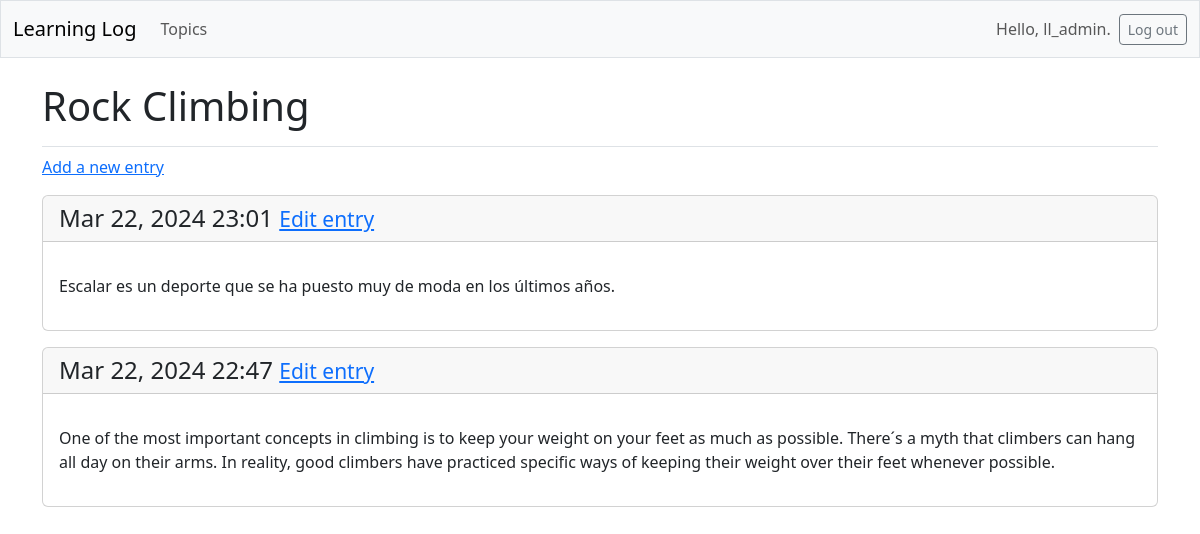
The page /topics/2/ (signed in) on the database its author committed.
### learning_logs/models.py (models this page shows, shortened)
class Topic (models.Model):
    text = models.CharField(max_length=200)
    date_added = models.DateTimeField(auto_now_add=True)
    owner = models.ForeignKey(User, on_delete=models.CASCADE)

class Entry(models.Model):
    topic = models.ForeignKey(Topic, on_delete=models.CASCADE)
    text = models.TextField()
    date_added = models.DateTimeField(auto_now_add=True)
    class Meta:
        verbose_name_plural = 'entries'

### learning_logs/views.py (the view)
# urls.py: path('topics/<int:topic_id>/', views.topic, name = 'topic'),
@login_required
def topic (request, topic_id):
    topic = Topic.objects.get(id = topic_id)
    check_topic_owner(request, topic.id)
    entries = topic.entry_set.order_by('-date_added')
    context = {'topic': topic, 'entries': entries}
    return render(request, 'learning_logs/topic.html', context)

### learning_logs/views.py (called while the page is built)
def check_topic_owner (request, topic_id):
    topic = Topic.objects.get(id = topic_id)
    if topic.owner != request.user:
        raise Http404
    return topic

### learning_logs/templates/learning_logs/topic.html
{% extends 'learning_logs/base.html' %}
{% block page_header %}
    <h1>{{ topic.text }}</h1>
{% endblock page_header %}
{% block content %}
    <p>
        <a href="{% url 'learning_logs:new_entry' topic.id %}">
            Add a new entry</a>
    </p>
    {% for entry in entries %}
        <div class="card mb-3">
            <h4 class = "card-header">
                {{ entry.date_added|date:'M d, Y H:i' }}
                <small><a href="{% url 'learning_logs:edit_entry' entry.id %}">
                        Edit entry</a></small>
            </h4>
            <div class="card-body">
                <p class="card-text">{{ entry.text|linebreaks }}</p></div>
        </div>
    {% empty %}
        <li>No entries have been added yet.</li>
    {% endfor %}
{% endblock content %}

### learning_logs/templates/learning_logs/base.html (shortened to what this page needs)
<!doctype html>
<html lang = 'eng'>
<head>
    {% load django_bootstrap5 %}
    {% bootstrap_css %}
</head>
<body>
    <nav class="navbar navbar-expand-md navbar-light bg-light mb-4 border">
        <div class="container-fluid">
            <a class="navbar-brand" href="{% url 'learning_logs:index' %}">
                Learning Log</a>
            <div class="collapse navbar-collapse" id="navbarCollapse">
                <ul class="navbar-nav me-auto mb-2 mb-md-0">
                    <li class="nav-item">
                        <a class="nav-link"
                        href="{% url 'learning_logs:topics' %}">Topics</a>
                    </li>
                </ul>
                <ul class="navbar-nav ms-auto mb-2 mb-md-0">
                    {% if user.is_authenticated %}
                    <li class="nav-item">
                        <span class="nav-link">Hello, {{ user.username }}.
                        </span></li>
                    {% endif %}
                </ul>
                {% if user.is_authenticated %}
                <form action="{% url 'accounts:logout' %}" method="post">
                    <button type="submit"
                        class="btn btn-outline-secondary btn-sm">
                        Log out</button>
                </form>
                {% endif %}
        </div>
    </nav>
    <main class="container">
        <div class="pb-2 mb-2 border-bottom">
            {% block page_header %}{% endblock page_header %}
        </div>
        <div>
            {% block content %}{% endblock content %}
        </div>
    </main>
</body>
</html>

### rows shown on the page
Topic: text "Rock Climbing"
Entry: date_added "Mar 22, 2024 23:01", text "Escalar es un deporte que se ha puesto muy de moda en los últimos años."
Entry: date_added "Mar 22, 2024 22:47", text "One of the most important concepts in climbing is to keep your weight on your feet as much as possible. There´s a myth that climbers can hang all day on their arms. In reality, good climbers have practiced specific ways of keeping their weight over their feet whenever possible."

### other values the page prints
{{ user.username }} "ll_admin"
